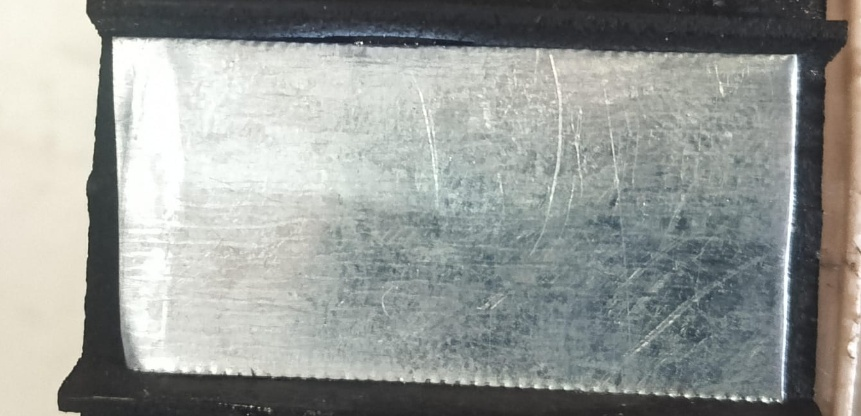
#> input picture check_yolo/dataset/train/healthy/healthy_001.jpg, 861 x 416 px, found by its file name
$ python prepare_dataset.py --source-damage dataset/train/damage/damage_aug_001.jpg   (older library calls are emulated)
#> lines starting #> are read from the running program, lines starting #| are printed output that depends on the picture
#!/usr/bin/env python3
"""
JointGuard YOLO Classification - Dataset Preparation Script

Copies reference conveyor-belt joint images (healthy and damaged), applies
conservative, physically plausible data augmentation, and organizes them
into standard Ultralytics YOLO classification directory format:

check_yolo/dataset/
├── train/
│   ├── healthy/
│   │   ├── healthy_001.jpg (original reference)
│   │   └── healthy_aug_001.jpg ... (conservative augmentations)
│   └── damage/
│       ├── damage_001.jpg (original reference)
│       └── damage_aug_001.jpg ... (conservative augmentations)
└── val/
    ├── healthy/
    │   └── healthy_001.jpg (reference validation)
    └── damage/
        └── damage_001.jpg (reference validation)

IMPORTANT:
- No data leakage: augmented images are strictly kept in train/.
- The validation split is a structural placeholder required by YOLO's training loop.
  It is NOT an independent statistical validation benchmark.
"""

import argparse
import os
import shutil
import sys
import cv2
import numpy as np


SCRIPT_DIR = os.path.dirname(os.path.abspath(__file__))
PROJECT_ROOT = os.path.abspath(os.path.join(SCRIPT_DIR, "..", ".."))

DEFAULT_SRC_HEALTHY = os.path.join(
    PROJECT_ROOT, "jointgurd_proto", "vision", "opencv", "dataset", "healthy", "healthy_001.jpg"
)
DEFAULT_SRC_DAMAGE = os.path.join(
    PROJECT_ROOT, "jointgurd_proto", "vision", "opencv", "dataset", "damage", "damage_001.jpg"
)
DEFAULT_DATASET_DIR = os.path.join(SCRIPT_DIR, "dataset")


def parse_args():
    parser = argparse.ArgumentParser(
        description="Prepare and augment dataset for JointGuard YOLO classification experiment"
    )
    parser.add_argument(
        "--source-healthy",
        type=str,
        default=DEFAULT_SRC_HEALTHY,
        help="Path to source healthy joint reference image",
    )
    parser.add_argument(
        "--source-damage",
        type=str,
        default=DEFAULT_SRC_DAMAGE,
        help="Path to source damaged joint reference image",
    )
    parser.add_argument(
        "--output-dir",
        type=str,
        default=DEFAULT_DATASET_DIR,
        help="Target dataset root directory",
    )
    parser.add_argument(
        "--num-augmented",
        type=int,
        default=25,
        help="Number of conservative augmented samples to generate per class (default: 25)",
    )
    parser.add_argument(
        "--crop-joint",
        action="store_true",
        default=True,
        help="Focus on the conveyor belt joint region, removing outer wall/frame background (default: True)",
    )
    parser.add_argument(
        "--no-crop",
        dest="crop_joint",
        action="store_false",
        help="Disable automatic joint cropping; use raw full camera frame",
    )
    parser.add_argument(
        "--seed",
        type=int,
        default=42,
        help="Random seed for reproducible augmentation",
    )
    return parser.parse_args()


def extract_joint_roi(img: np.ndarray) -> np.ndarray:
    """
    Extracts the central belt joint region, eliminating background walls,
    outer rig frames, and uninformative upper/lower belt expanses while
    preserving all metallic plates, rivets, and damage irregularities.
    """
    h, w = img.shape[:2]

    # If the image is already a tight crop (wide aspect ratio or small height), keep as is
    if w / max(1, h) >= 2.0 or h < 350:
        return img

    # 1. Exclude outer 8% margins containing rig frames / background walls
    x_min = int(w * 0.08)
    x_max = int(w * 0.92)
    belt = img[:, x_min:x_max]

    # 2. Identify the joint band using horizontal edge energy and metallic brightness
    gray = cv2.cvtColor(belt, cv2.COLOR_BGR2GRAY)
    sobel_y = cv2.Sobel(gray, cv2.CV_64F, 0, 1, ksize=3)
    row_energy = np.mean(np.abs(sobel_y), axis=1) + 0.5 * np.mean(gray, axis=1)

    # Pick the high-energy band containing the joint
    thresh_val = np.percentile(row_energy, 65)
    joint_rows = np.where(row_energy > thresh_val)[0]

    if len(joint_rows) > 0:
        y_min = max(0, int(joint_rows.min() - 0.05 * h))
        y_max = min(h, int(joint_rows.max() + 0.05 * h))

        # Enforce minimum height (at least 30% of original height)
        if (y_max - y_min) < int(h * 0.30):
            center_y = int((y_min + y_max) / 2)
            half = int(h * 0.20)
            y_min = max(0, center_y - half)
            y_max = min(h, center_y + half)
    else:
        # Fallback: center 70%
        y_min = int(h * 0.15)
        y_max = int(h * 0.85)

    return img[y_min:y_max, x_min:x_max]


def apply_conservative_augmentation(img: np.ndarray, rng: np.random.RandomState) -> np.ndarray:
    """
    Applies conservative, physically plausible augmentations:
      - Small rotation ([-6 to +6 degrees])
      - Slight translation ([-4% to +4%])
      - Small scale variation ([0.95 to 1.05])
      - Mild brightness adjustment ([-15 to +15 intensity levels])
      - Mild contrast adjustment ([0.90 to 1.12])
      - Mild Gaussian sensor noise (25% probability)
      - Mild Gaussian blur (25% probability)

    Strictly avoids unrealistic transformations that alter joint geometry.
    """
    h, w = img.shape[:2]

    # 1. Geometric Affine Transform
    angle = rng.uniform(-6.0, 6.0)
    scale = rng.uniform(0.95, 1.05)
    tx = rng.uniform(-0.04 * w, 0.04 * w)
    ty = rng.uniform(-0.04 * h, 0.04 * h)

    M = cv2.getRotationMatrix2D((w / 2.0, h / 2.0), angle, scale)
    M[0, 2] += tx
    M[1, 2] += ty
    aug = cv2.warpAffine(img, M, (w, h), flags=cv2.INTER_LINEAR, borderMode=cv2.BORDER_REFLECT)

    # 2. Lighting & Contrast Variation
    alpha = rng.uniform(0.90, 1.12)
    beta = rng.uniform(-15.0, 15.0)
    aug = np.clip(alpha * aug.astype(np.float32) + beta, 0, 255).astype(np.uint8)

    # 3. Mild Sensor Noise (25% probability)
    if rng.rand() < 0.25:
        noise = rng.normal(0, rng.uniform(2.0, 5.0), aug.shape).astype(np.float32)
        aug = np.clip(aug.astype(np.float32) + noise, 0, 255).astype(np.uint8)

    # 4. Mild Gaussian Blur (25% probability, simulates slight camera focus/motion)
    if rng.rand() < 0.25:
        aug = cv2.GaussianBlur(aug, (3, 3), rng.uniform(0.5, 1.0))

    return aug


def main():
    args = parse_args()

    print("=" * 60)
    print("JOINTGUARD YOLO - DATASET PREPARATION")
    print("=" * 60)

    # 1. Validate source files
    if not os.path.isfile(args.source_healthy):
        print(f"[ERROR] Source healthy image not found: {args.source_healthy}")
        sys.exit(1)
    if not os.path.isfile(args.source_damage):
        print(f"[ERROR] Source damaged image not found: {args.source_damage}")
        sys.exit(1)

    print(f"[SOURCE] Healthy image: {args.source_healthy}")
    print(f"[SOURCE] Damaged image: {args.source_damage}")
    print(f"[TARGET] Dataset dir:   {args.output_dir}")
    print(f"[CONFIG] Crop joint:    {args.crop_joint}")
    print(f"[CONFIG] Augmentations: {args.num_augmented} per class")

    # 2. Setup directory hierarchy
    train_healthy_dir = os.path.join(args.output_dir, "train", "healthy")
    train_damage_dir = os.path.join(args.output_dir, "train", "damage")
    val_healthy_dir = os.path.join(args.output_dir, "val", "healthy")
    val_damage_dir = os.path.join(args.output_dir, "val", "damage")

    for d in [train_healthy_dir, train_damage_dir, val_healthy_dir, val_damage_dir]:
        os.makedirs(d, exist_ok=True)

    # 3. Read and process source images
    healthy_raw = cv2.imread(args.source_healthy)
#> healthy_raw is the input picture: shape (416, 861, 3); mean B, G, R 151.4, 155.3, 152.2
    damage_raw = cv2.imread(args.source_damage)
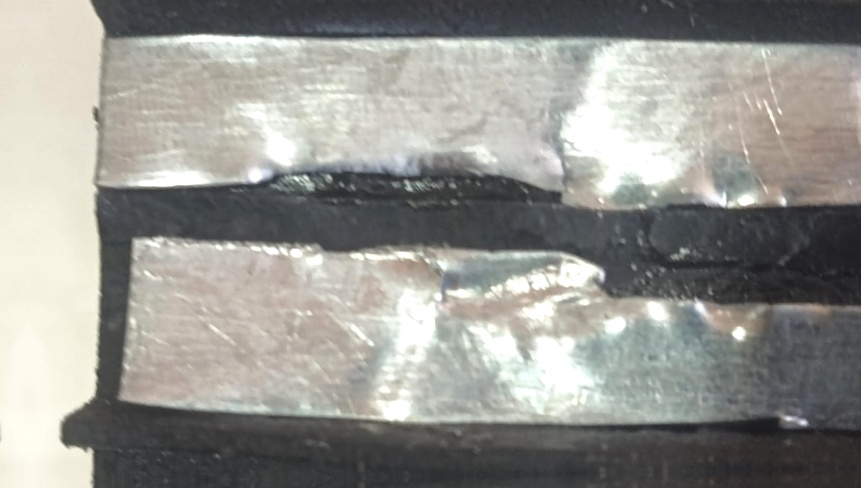
#> input picture check_yolo/dataset/train/damage/damage_aug_001.jpg, 861 x 488 px
#> damage_raw is the input picture: shape (488, 861, 3); mean B, G, R 144.1, 149.2, 149.6

    if healthy_raw is None:
        print(f"[ERROR] Failed to load image: {args.source_healthy}")
        sys.exit(1)
    if damage_raw is None:
        print(f"[ERROR] Failed to load image: {args.source_damage}")
        sys.exit(1)

    if args.crop_joint:
        healthy_base = extract_joint_roi(healthy_raw)
        damage_base = extract_joint_roi(damage_raw)
#> in extract_joint_roi (call 2), `belt = img[:, x_min:x_max]`:
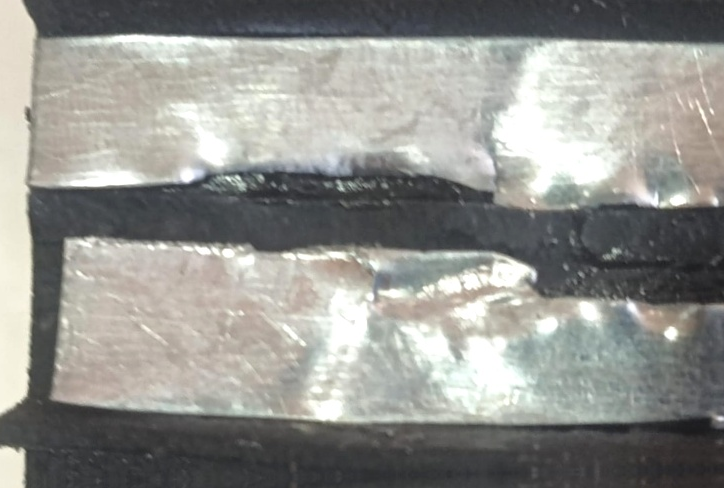
#> belt: shape (488, 724, 3); mean B, G, R 142, 146.5, 146.3
#> in extract_joint_roi (call 2), `sobel_y = cv2.Sobel(gray, cv2.CV_64F, 0, 1, ksize=3)`:
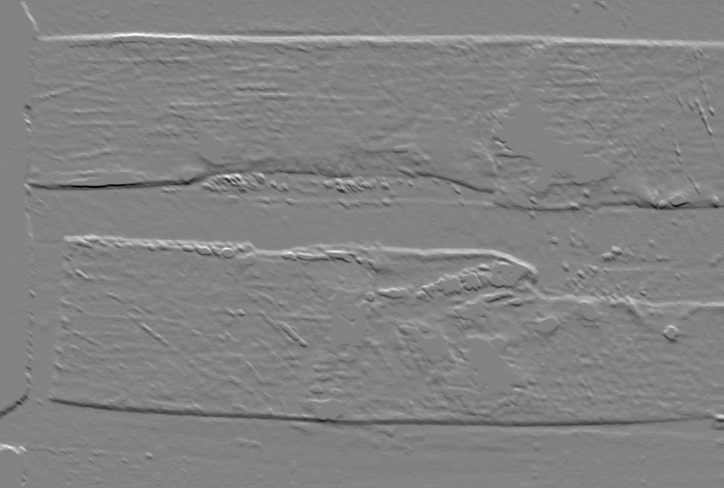
#> sobel_y: shape (488, 724) float64; min -534, max 504, mean 0; drawn with min black and max white
#> in extract_joint_roi (call 2), `row_energy = np.mean(np.abs(sobel_y), axis=1) + 0.5 * np.mean(gray, ax..`: row_energy = 488 values, max 220 at index 37, min 31.58 at index 0, mean 98.92
#> in extract_joint_roi (call 2), `thresh_val = np.percentile(row_energy, 65)`: thresh_val = 117.8
#> in extract_joint_roi (call 2), `joint_rows = np.where(row_energy > thresh_val)[0]`: joint_rows = 171 values from 35 to 424
#> in extract_joint_roi (call 2), `y_min = max(0, int(joint_rows.min() - 0.05 * h))`: y_min = 10
#> in extract_joint_roi (call 2), `y_max = min(h, int(joint_rows.max() + 0.05 * h))`: y_max = 448
#> in extract_joint_roi (call 2), `return img[y_min:y_max, x_min:x_max]`:
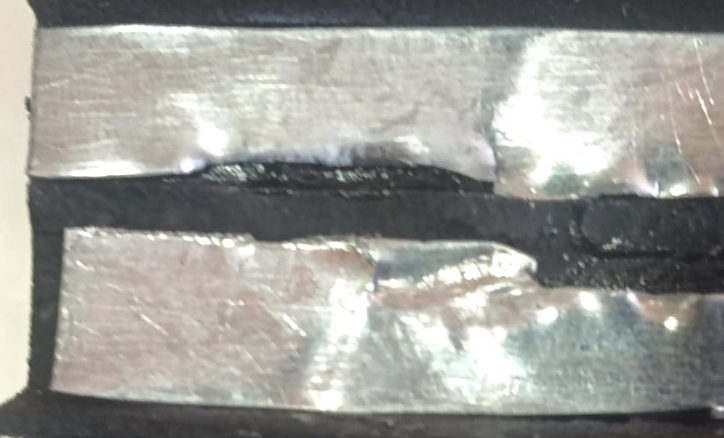
#> returned value: shape (438, 724, 3); mean of channels 0, 1, 2 150.9, 156.1, 155.8; drawn as B, G, R
        print(f"[PREPROCESS] Healthy cropped: {healthy_raw.shape} -> {healthy_base.shape}")
#| [PREPROCESS] Healthy cropped: (416, 861, 3) -> (416, 861, 3)
        print(f"[PREPROCESS] Damaged cropped: {damage_raw.shape} -> {damage_base.shape}")
#| [PREPROCESS] Damaged cropped: (488, 861, 3) -> (438, 724, 3)
    else:
        healthy_base = healthy_raw
        damage_base = damage_raw
        print("[PREPROCESS] Using raw images without joint cropping")

    # 4. Save original reference images in train/
    dst_orig_healthy = os.path.join(train_healthy_dir, "healthy_001.jpg")
    dst_orig_damage = os.path.join(train_damage_dir, "damage_001.jpg")
    cv2.imwrite(dst_orig_healthy, healthy_base)
    cv2.imwrite(dst_orig_damage, damage_base)
    print(f"[SAVED] Original reference: {dst_orig_healthy}")
    print(f"[SAVED] Original reference: {dst_orig_damage}")

    # 5. Generate conservative augmented samples in train/
    rng = np.random.RandomState(args.seed)

    print(f"\n[AUGMENTATION] Generating {args.num_augmented} augmented healthy samples...")
    for i in range(1, args.num_augmented + 1):
        aug_img = apply_conservative_augmentation(healthy_base, rng)
        out_path = os.path.join(train_healthy_dir, f"healthy_aug_{i:03d}.jpg")
        cv2.imwrite(out_path, aug_img)
#> this loop made 25 passes
#> pass 1, in apply_conservative_augmentation, `aug = np.clip(alpha * aug.astype(np.float32) + beta, 0, 255).astype(np..`:
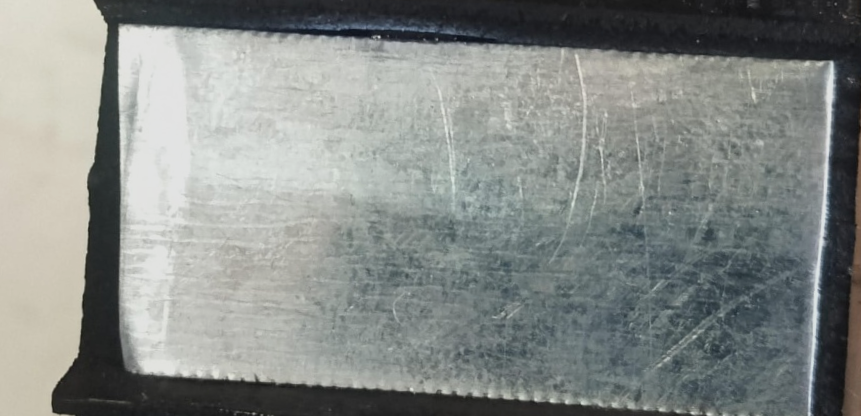
#> aug: shape (416, 861, 3); mean B, G, R 135.5, 138.5, 134.3

    print(f"[AUGMENTATION] Generating {args.num_augmented} augmented damaged samples...")
    for i in range(1, args.num_augmented + 1):
        aug_img = apply_conservative_augmentation(damage_base, rng)
        out_path = os.path.join(train_damage_dir, f"damage_aug_{i:03d}.jpg")
        cv2.imwrite(out_path, aug_img)
#> this loop made 25 passes
#> pass 1, in apply_conservative_augmentation (call 26), `aug = np.clip(alpha * aug.astype(np.float32) + beta, 0, 255).astype(np..`:
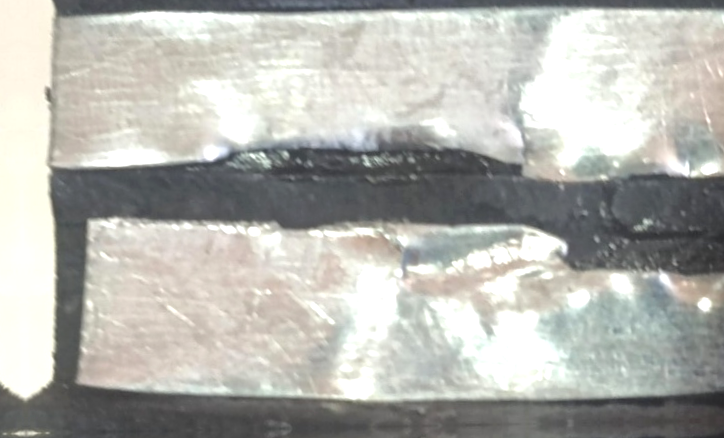
#> aug: shape (438, 724, 3); mean B, G, R 175.5, 180.9, 180.7
#> pass 2, in apply_conservative_augmentation (call 27), `aug = cv2.warpAffine(img, M, (w, h), flags=cv2.INTER_LINEAR, borderMod..`:
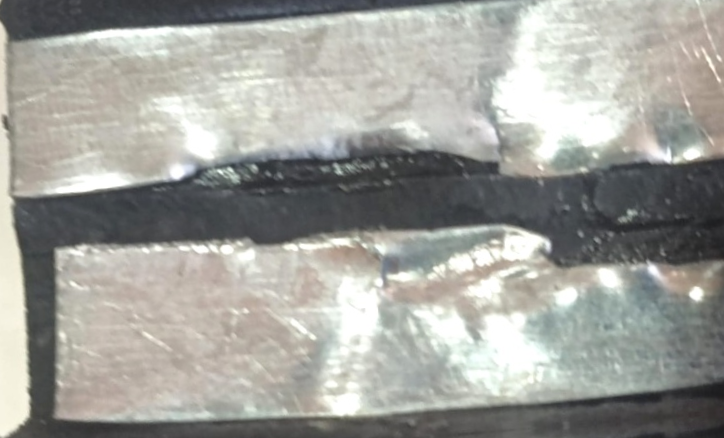
#> aug: shape (438, 724, 3); mean B, G, R 155.1, 160.6, 160.3

    # 6. Populate val/ with reference samples
    # NOTE: Strictly avoid data leakage. No augmented images are placed in val/.
    val_dst_healthy = os.path.join(val_healthy_dir, "healthy_001.jpg")
    val_dst_damage = os.path.join(val_damage_dir, "damage_001.jpg")
    cv2.imwrite(val_dst_healthy, healthy_base)
    cv2.imwrite(val_dst_damage, damage_base)
    print(f"[SAVED] Validation reference: {val_dst_healthy}")
    print(f"[SAVED] Validation reference: {val_dst_damage}")

    # 7. Print summary & data leakage disclaimer
    train_h_count = len(os.listdir(train_healthy_dir))
#> train_h_count = 3
    train_d_count = len(os.listdir(train_damage_dir))
#> train_d_count = 1
    val_h_count = len(os.listdir(val_healthy_dir))
    val_d_count = len(os.listdir(val_damage_dir))

    print("\n" + "=" * 60)
    print("DATASET SUMMARY")
    print("=" * 60)
    print(f"  Train Healthy: {train_h_count} images (1 original + {train_h_count - 1} augmented)")
#|   Train Healthy: 3 images (1 original + 2 augmented)
    print(f"  Train Damage:  {train_d_count} images (1 original + {train_d_count - 1} augmented)")
#|   Train Damage:  1 images (1 original + 0 augmented)
    print(f"  Val Healthy:   {val_h_count} images (reference sample)")
    print(f"  Val Damage:    {val_d_count} images (reference sample)")
    print("=" * 60)
    print("\n[IMPORTANT NOTICE: DATA LEAKAGE & VALIDATION]")
    print("Augmented images are confined exclusively to train/ to prevent leakage.")
    print("Because only two original reference images currently exist, val/ contains")
    print("unaugmented copies of these reference samples to satisfy YOLO's loop.")
    print("A statistically independent validation dataset is NOT yet available.")
    print("High validation metrics reflect prototype fit, NOT production generalization.")
    print("=" * 60)


if __name__ == "__main__":
    main()
